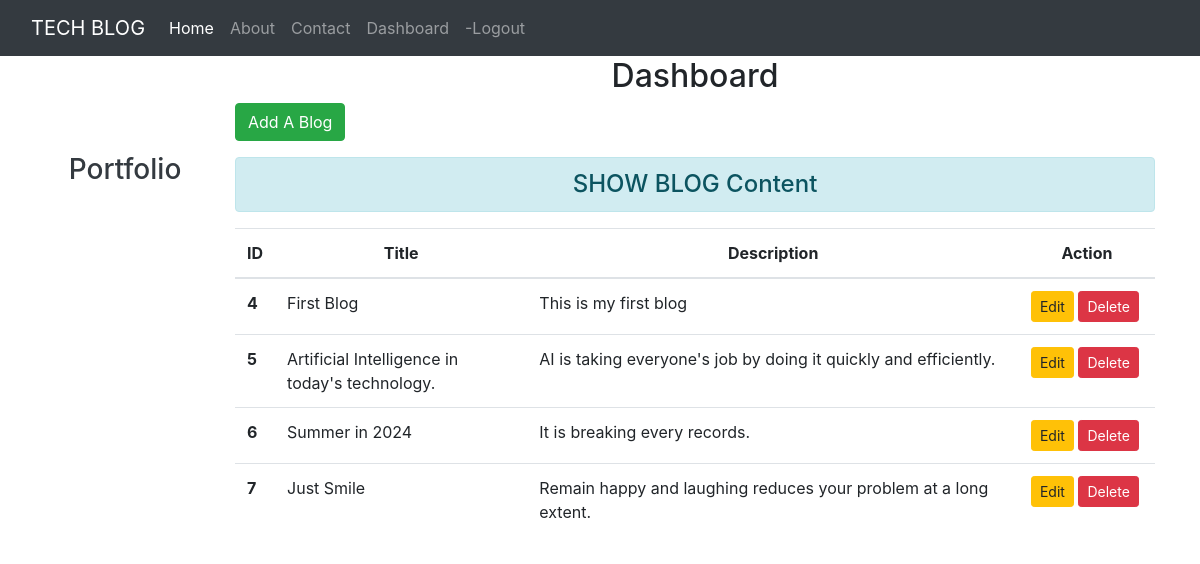
Page /dashboard/ (signed in) on the committed database.
### blog/models.py (models this page shows, shortened)
class Blog(models.Model):
    title = models.CharField(max_length=200)
    cont = models.TextField()

### blog/views.py (the view)
# urls.py: path('dashboard/',views.dashboard, name="dashboard"),
def dashboard(request):
    if request.user.is_authenticated:
        blogs = Blog.objects.all()
        user = request.user
        full_name = user.get_full_name()
        gps = user.groups.all()
        return render(request, 'blog/dashboard.html',{'blogs':blogs,'full_name':full_name,'groups':gps})

### blog/templates/blog/dashboard.html (shortened to what this page needs)
{% extends 'blog/base.html' %}
{% load static %}
{% block side %}
<div class="col-sm-2 text-dark my-5 text-center">
    <h3 class="my-5">Portfolio</h3>
</div>
{% endblock side %}
{% block content %}
    <div class="col-sm-10">
        <h2 class="text-center">Dashboard</h2>
        <a class="btn btn-success" href="{% url 'addblog' %}">Add A Blog</a>
        <h4 class="text-center alert alert-info mt-3">SHOW BLOG Content</h4>
        {% if blogs %}
            <table class="table table-hover bg-white">
                <thead>
                    <tr class="text-center">
                        <th scope="col" style="width:2%">ID</th>
                        <th scope="col" style="width:28%">Title</th>
                        <th scope="col" style="width:55%">Description</th>
                        <th scope="col" style="width:15%">Action</th>
                    </tr>
                </thead>
                <tbody>
                    {% for blg in blogs %}
                        <tr>
                            <th scope = "row">{{ blg.id }}</th>
                            <td>{{ blg.title }}</td>
                            <td>{{ blg.cont }}</td>
                            <td><a href="{% url 'updateblog' blg.id %}" class="btn btn-warning btn-sm">Edit</a>
                                {% if perms.blog.delete_blog %}
                                <form action='{% url "deleteblog" blg.id %}' method="post" class="d-inline"> {% csrf_token %}
                                <input type="submit" class="btn btn-danger btn-sm" value="Delete">
                               </form>
                               {% endif %}
                            </td>
                        </tr>
                    {% endfor %}
                </tbody>
            </table>
        {% else %}
        <h4 class="text-center alert alert-warning">NO Records!</h4>
        {% endif %}
{% endblock content %}

### blog/templates/blog/base.html (shortened to what this page needs)
<!DOCTYPE html>
{% load static %}
<html>
    <head>
        <link rel="stylesheet" href="{% static 'blog/css/bootstrap.css' %}">
        <link rel="stylesheet" href="{% static 'blog/css/style.css' %}">
    </head>
    <body>
        <div class="container-fluid bg-dark">
            {% include "blog/navbar.html" %}
        </div>
        <div class="container">
            <div class="row">
                <div class="col-sm-12">
                </div>
            </div>
            <div class="row">
                {% block side %}{% endblock side %}
                {% block content %}{% endblock content %}
        </div>
    </body>
</html>

### blog/templates/blog/navbar.html (shortened to what this page needs)
<nav class="navbar navbar-expand-lg navbar-dark bg-dark">
    <a class="navbar-brand" href="/">TECH BLOG</a>
    <div class="collapse navbar-collapse" id="navbarNavAltMarkup">
      <div class="navbar-nav">
        <a class="nav-item nav-link active" href="/">Home <span class="sr-only">(current)</span></a>
        <a class="nav-item nav-link" href="{% url 'about' %}">About</a>
        <a class="nav-item nav-link" href="{% url 'contact' %}">Contact</a>
        {% if request.user.is_authenticated %}
        <a class="nav-item nav-link" href="{% url 'dashboard' %}">Dashboard</a>
        <a class="nav-item nav-link" href="{% url 'logout' %}">{{request.user.get_full_name}} -Logout</a>
        {% else %}
        <a class="nav-item nav-link" href="{% url 'signup' %}">Signup</a>
        <a class="nav-item nav-link" href="{% url 'login' %}">Login</a>
        {% endif %}
      </div>
    </div>
  </nav>

### rows in the picture
Blog: id "4", title "First Blog", cont "This is my first blog"
Blog: id "5", title "Artificial Intelligence in today's technology.", cont "AI is taking everyone's job by doing it quickly and efficiently."
Blog: id "6", title "Summer in 2024", cont "It is breaking every records."
Blog: id "7", title "Just Smile", cont "Remain happy and laughing reduces your problem at a long extent."
